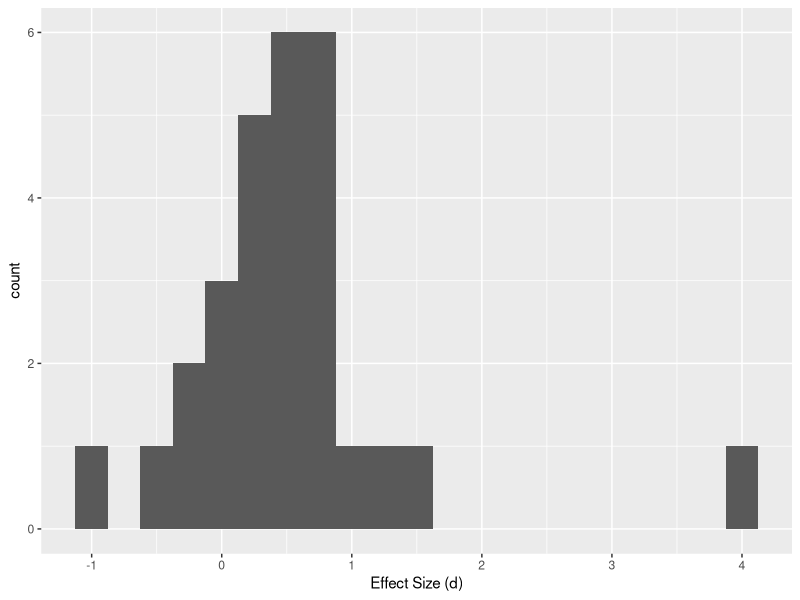
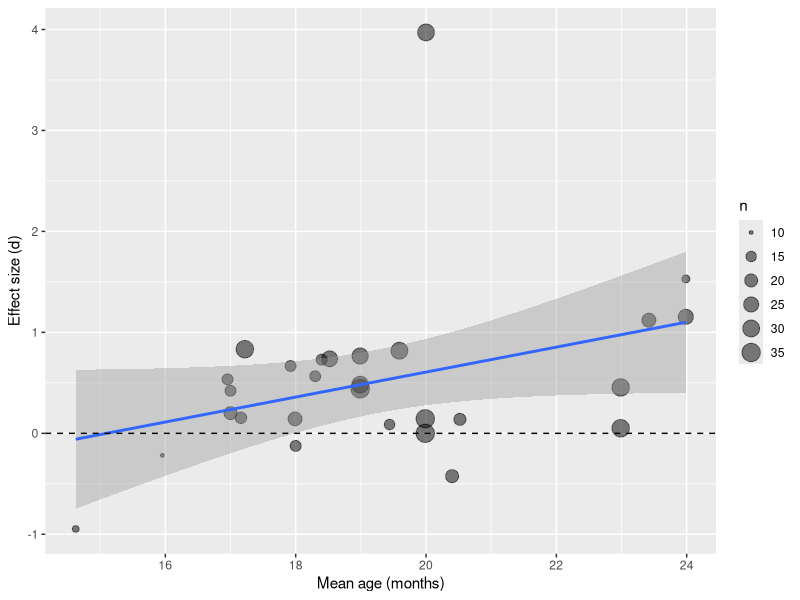
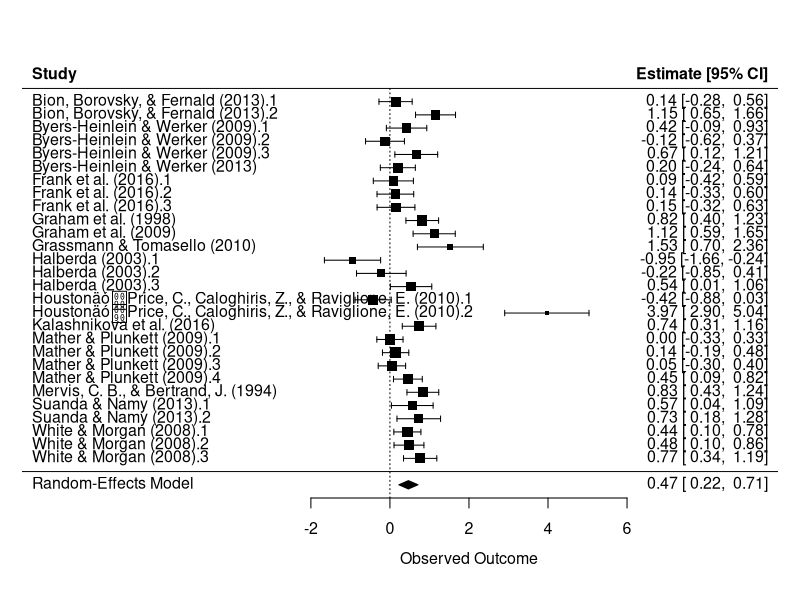
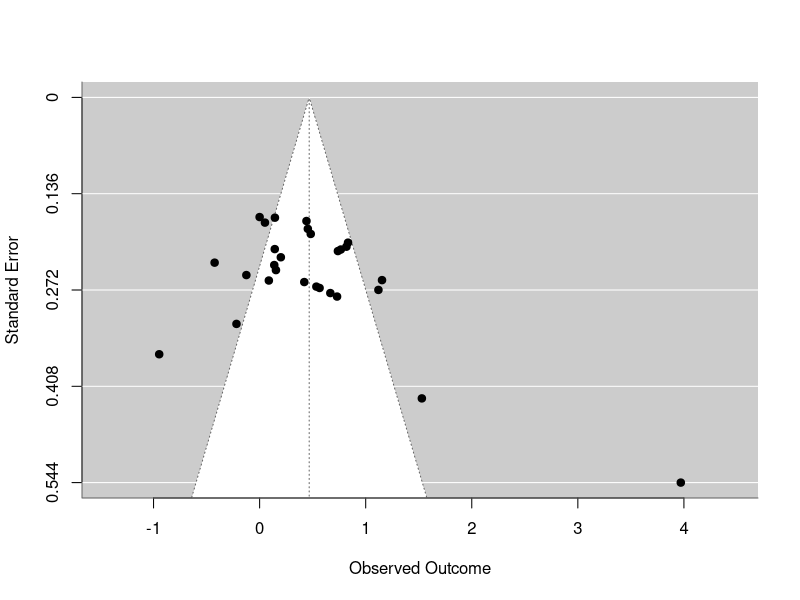

Source code (R) for these figures, in order:
## ---- chunk 1
library(tidyverse)
library(metafor)
library(here)
## ---- chunk 2
d <- read_csv(here("data/mutex.csv"))
## ---- chunk 3
head(d)
## ---- chunk 4
ggplot(d, aes(x = d_calc)) + 
  geom_histogram(binwidth = .25) + 
  xlab("Effect Size (d)")
## ---- chunk 5
ggplot(d, aes(x = mean_age_months, y = d_calc)) + 
  geom_point(aes(size = n), alpha = .5) + 
  geom_smooth(method = "lm") + 
  xlab("Mean age (months)") + 
  ylab("Effect size (d)") + 
  geom_hline(lty = 2, yintercept = 0)
## ---- chunk 6
random_effects_mod <- rma(yi = d_calc, vi = d_var_calc, 
                     slab = short_cite, data = d)
summary(random_effects_mod)
## ---- chunk 7
# look up the documentation for rma and figure out how to do this!
## ---- chunk 8
forest(random_effects_mod)
## ---- chunk 9

## ---- chunk 10
funnel(random_effects_mod)
## ---- chunk 11
meta_reg_model <- rma(yi = d_calc, vi = d_var_calc, mods = ~ mean_age_months, 
                     slab = short_cite, data = d)
summary(meta_reg_model)
## ---- chunk 12
